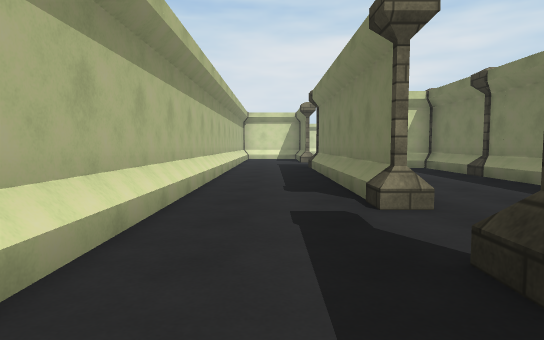
View 1 (above)

24 first-person views from a walk through a 3-D level made in the Unity game engine. The camera is 1.2 m above the floor, tilts 4° down and sees 75° across. The floor is counted in squares, 2 m on a side. Each view is taken from the middle of a square. On the plan, view 1 faces up. The plan holds only what a view shows up to about 10 squares ahead; the rest is blank. The place goes on beyond the plan. The player character is not drawn. Door leaves are left out, so doorways stand open. Surface patterns are stand-ins for the level's own textures.

View 2
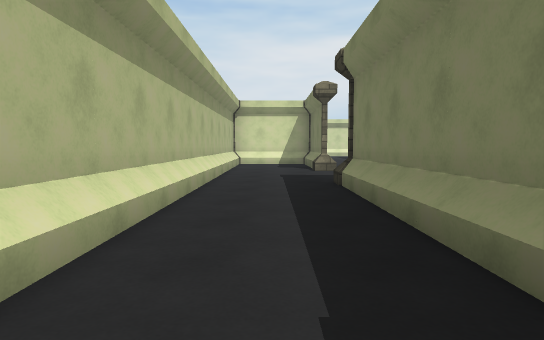

View 3
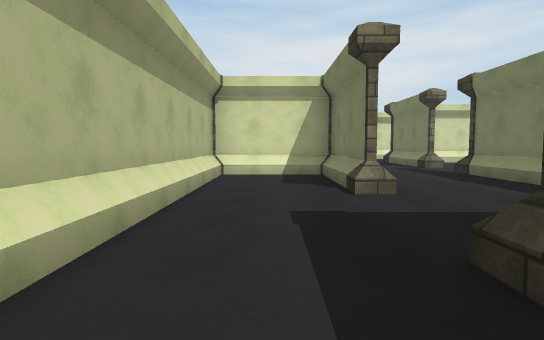

View 4
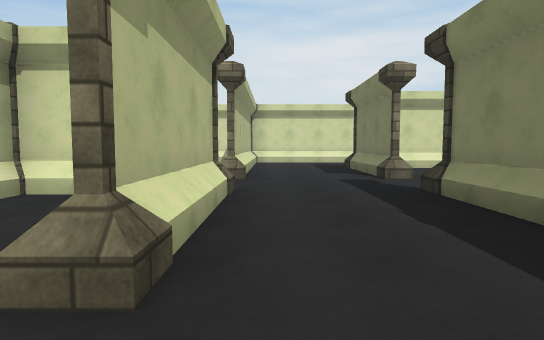

View 5
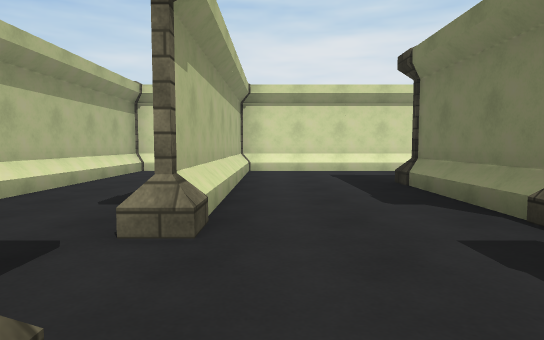

View 6
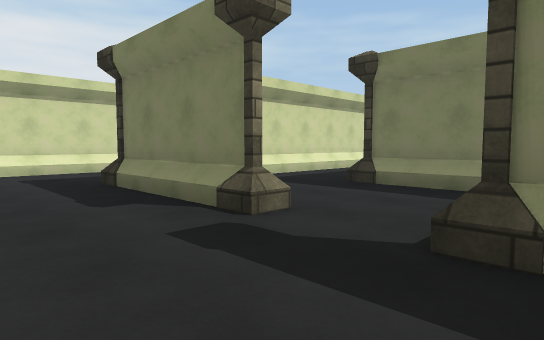

View 7
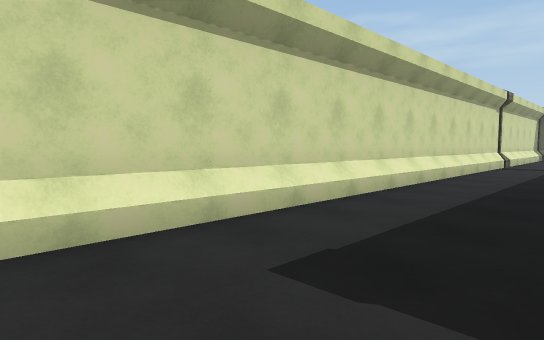

View 8
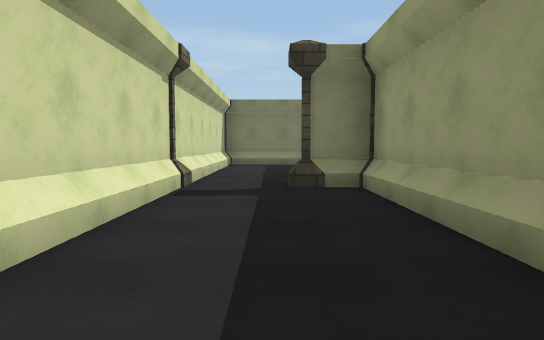

View 9
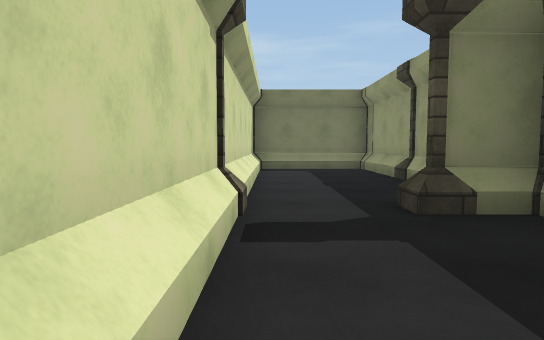

View 10
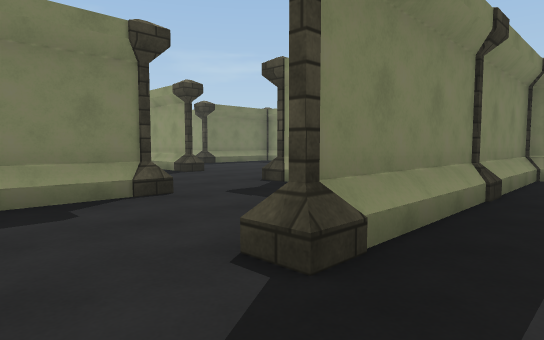

View 11
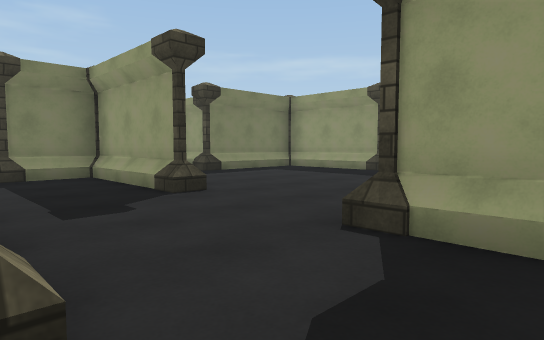

View 12
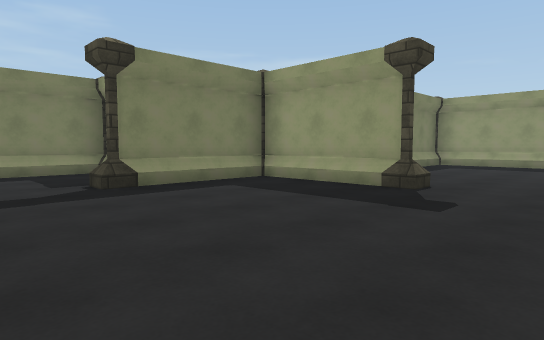

View 13
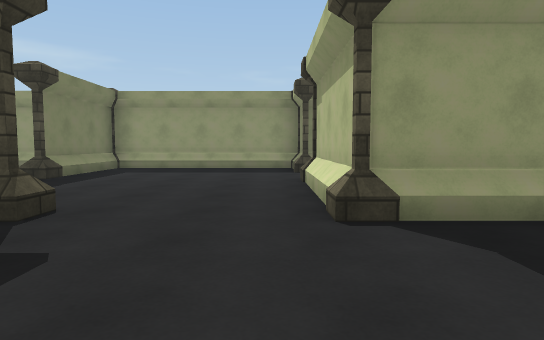

View 14
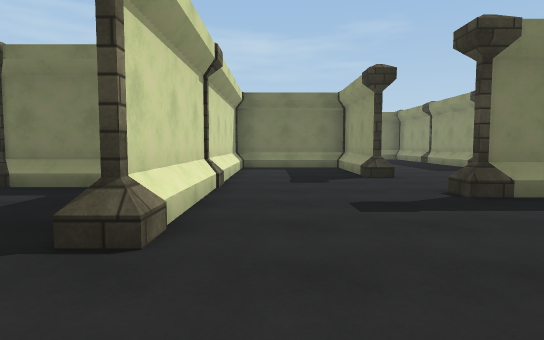

View 15
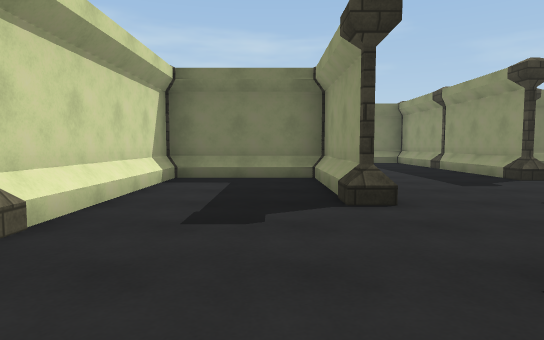

View 16
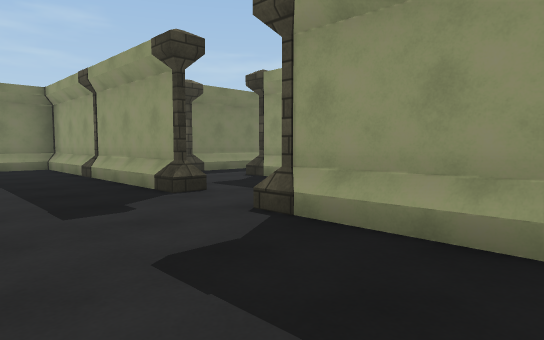

View 17
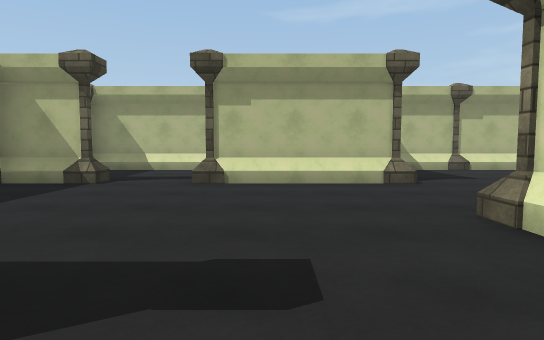

View 18
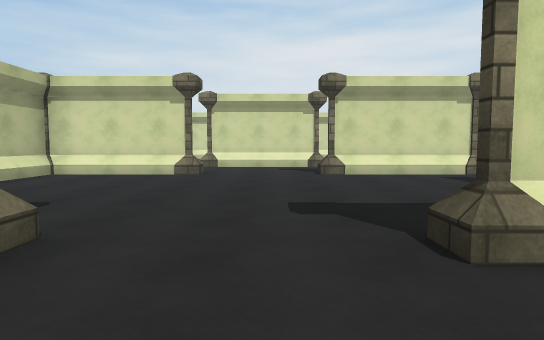

View 19
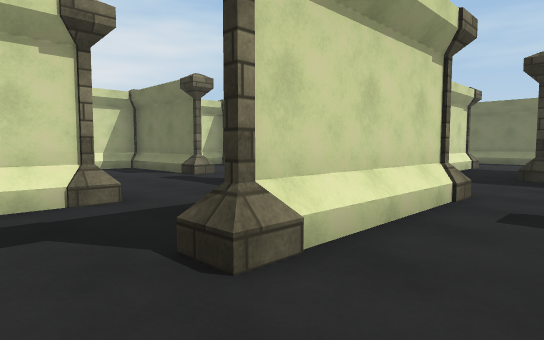

View 20
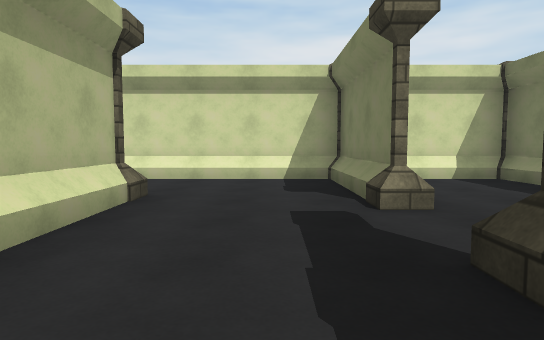

View 21
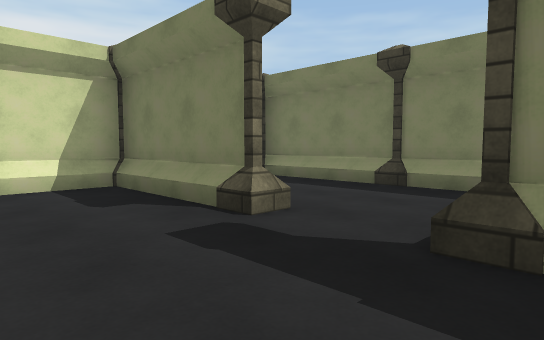

View 22
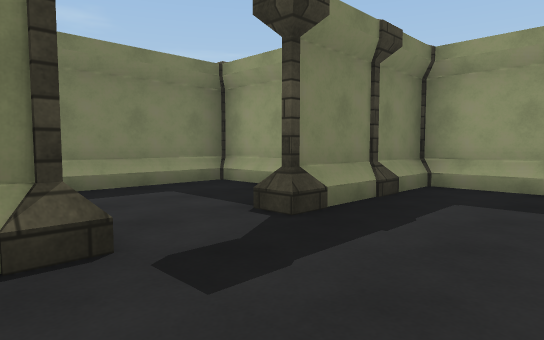

View 23
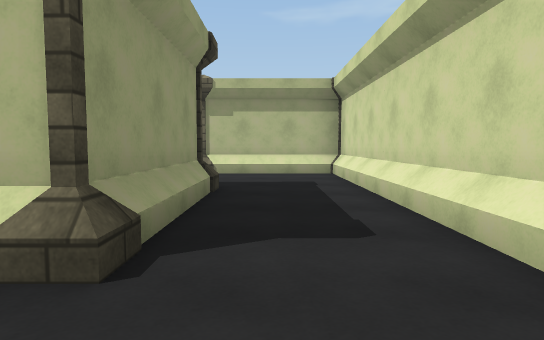

View 24
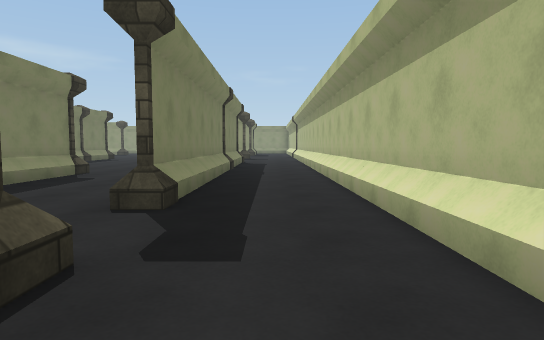

### Floor plan
Key: @ floor where view 1 was taken; # wall or solid block; . floor; / step, stairs or slope; D open door; P pillar; O other object.
Columns run from 2 left of view 1 to 23 right of it. Each row starts with its distance up from view 1.
 24  P ###################
 23 #/ #...........P.....#
 22 #/.#...........P.....#
 21 #/.#..P########P #P###
 20 #/.#..#........#..#  O
 19 #/.#..#........#..#
 18  /.#..#..P##P..#..P
 17   .P..P...###..P..#
 16  P#P..P...###..P..#
 15 #/.#..#..P##P..#..#
 14 #/.#..#........P #P #P.
 13 #/.#..P##P..P### ....D.
 12 #/.P..#.....P..P..P
 11 #/... #...........#
 10 #/.P  P........P..#
  9 #/.#  #........#  P
  8 #/.# .#........#
  7 #/.# .P #P..P##P####P
  6 #/.# .#  #..........#
  5 #/.#..   #..........#
  4 #/.#..   P....P..P##P
  3 #/.P. #..D....#......
  2 #/.P. #..P....#..........#
  1 #/.#..O  O####P##P.P######
  0 #/@#..   #    P   .P..P  O
 -1 #/.# .#            ...P
 -2 #/.# .#             P.#
 -3 #/.# .P               #
 -4 #/.P                  #
 -5 #/.#

Where each view was taken, in squares from view 1:
view 1: 0 up, 0 right, facing up
view 2: 4 up, 0 right, facing up
view 3: 8 up, 0 right, facing up
view 4: 11 up, 2 right, facing up
view 5: 15 up, 2 right, facing up
view 6: 15 up, 2 right, facing up-right
view 7: 21 up, 2 right, facing up-right
view 8: 22 up, 8 right, facing right
view 9: 23 up, 10 right, facing right
view 10: 17 up, 3 right, facing down-right
view 11: 15 up, 6 right, facing down-right
view 12: 12 up, 8 right, facing down-right
view 13: 10 up, 8 right, facing down
view 14: 6 up, 8 right, facing right
view 15: 5 up, 11 right, facing right
view 16: 3 up, 13 right, facing down-right
view 17: 5 up, 13 right, facing left
view 18: 5 up, 9 right, facing up
view 19: 11 up, 9 right, facing up-right
view 20: 14 up, 12 right, facing up
view 21: 15 up, 11 right, facing up-right
view 22: 18 up, 11 right, facing down-right
view 23: 19 up, 12 right, facing left
view 24: 5 up, 0 right, facing down
